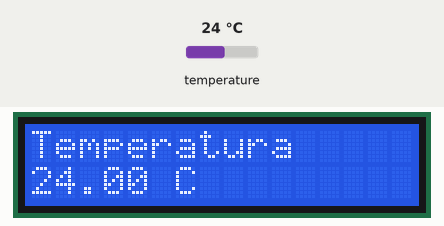
Recording of a sketch running on a simulated Arduino Uno, built with avr-gcc and run on an emulated ATmega328P. Shown: 16×2 character LCD. The inputs (shaded band) are chosen by the test bench; at power-on: temperature 24 °C. What the sketch prints to the serial monitor is not drawn.

Above: at 1.2 s.
1.3 s: temperature set to 12 °C
At 2.2 s:
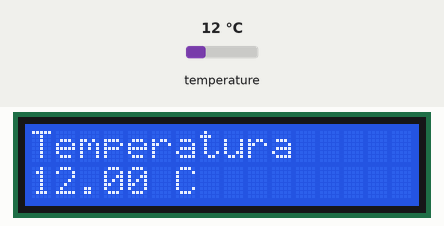
3.1 s: temperature set to 19 °C
At 4.3 s:
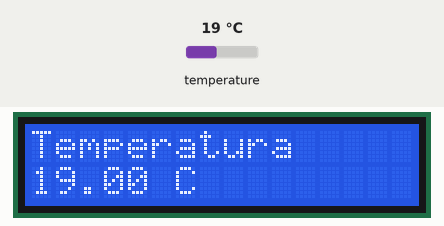
4.6 s: temperature set to 28 °C
At 5.3 s:
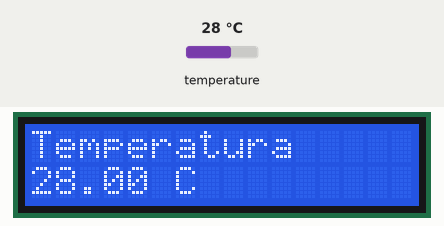
Timing chart, 0 to 7.6 s (numbered marks = the images above; inputs shaded):
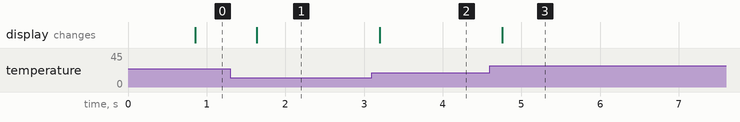

The sketch:

LCDconTemperatura.ino
```cpp
//Este es el bueno bueno :v/
//Librerias para comunicación con el sensor y la LCD
#include <OneWire.h>
#include <DallasTemperature.h>
#include <LiquidCrystal.h>

// Pin donde está conectado DQ
const byte pinDatosDQ = 12;
//Configuramos pines para transmitir informacion y controlar la LCD
LiquidCrystal lcd(7,6,5,4,3,2);

// Insncia a las clases OneWire y DallasTemperature
OneWire OneWireObjeto(pinDatosDQ);
DallasTemperature sensorDS18B20(&OneWireObjeto); // & hace que no se pase la posición, sino la posicón de memoria donde está almacenado ese dato

void setup() {

  lcd.begin(16, 2);  //Tamaño de la LCD (está en orden (x, y))
  // Iniciamos el bus OneWire
  sensorDS18B20.begin();
  Serial.begin(9600);

}

void loop() {
  // Mandamos comandos para toma de temperatura a los sensores
  sensorDS18B20.requestTemperatures();

  //Colocamos el cursor al principio de la pantalla para empezar a escribir
  lcd.setCursor(0,0);
  //Imprimimos en pantalla
  lcd.print("Temperatura");
  //Reposicionamos el cursor
  lcd.setCursor(0,1);  // Coloca el cursor en la línea 0,1
  //Imprimimos la temperatura obtenida del sensor
  lcd.print(sensorDS18B20.getTempCByIndex(0));
  lcd.print(" C");
  //delay(500);
  //lcd.clear();
  Serial.print("Temperatura: \n");
  Serial.print(sensorDS18B20.getTempCByIndex(0));
  Serial.print(" C");
}
```

Measured:
- after the input at 1.3 s, the display: changes after 0.34 s (image 1)
- after the input at 3.1 s, the display: changes after 0.10 s (image 2)
- after the input at 4.6 s, the display: changes after 0.16 s (image 3)
